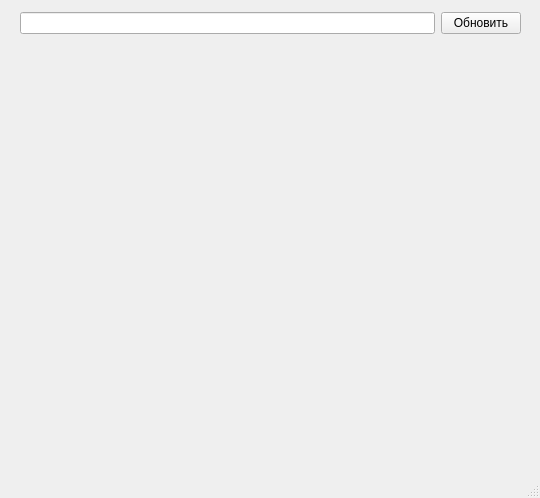
<?xml version="1.0" encoding="UTF-8"?>
<ui version="4.0">
 <class>MainWindow</class>
 <widget class="QMainWindow" name="MainWindow">
  <property name="geometry">
   <rect>
    <x>0</x>
    <y>0</y>
    <width>540</width>
    <height>498</height>
   </rect>
  </property>
  <property name="windowTitle">
   <string>MainWindow</string>
  </property>
  <widget class="QWidget" name="centralwidget">
   <widget class="QWidget" name="verticalLayoutWidget">
    <property name="geometry">
     <rect>
      <x>20</x>
      <y>40</y>
      <width>501</width>
      <height>411</height>
     </rect>
    </property>
    <layout class="QVBoxLayout" name="VL_update"/>
   </widget>
   <widget class="QWidget" name="horizontalLayoutWidget">
    <property name="geometry">
     <rect>
      <x>20</x>
      <y>10</y>
      <width>501</width>
      <height>26</height>
     </rect>
    </property>
    <layout class="QHBoxLayout" name="horizontalLayout">
     <property name="sizeConstraint">
      <enum>QLayout::SetMinimumSize</enum>
     </property>
     <property name="topMargin">
      <number>0</number>
     </property>
     <property name="bottomMargin">
      <number>0</number>
     </property>
     <item>
      <widget class="QLineEdit" name="le_input">
       <property name="sizePolicy">
        <sizepolicy hsizetype="Minimum" vsizetype="Maximum">
         <horstretch>0</horstretch>
         <verstretch>100</verstretch>
        </sizepolicy>
       </property>
       <property name="minimumSize">
        <size>
         <width>0</width>
         <height>0</height>
        </size>
       </property>
       <property name="contextMenuPolicy">
        <enum>Qt::DefaultContextMenu</enum>
       </property>
       <property name="alignment">
        <set>Qt::AlignLeading|Qt::AlignLeft|Qt::AlignTop</set>
       </property>
      </widget>
     </item>
     <item>
      <widget class="QPushButton" name="btn_le_input">
       <property name="sizePolicy">
        <sizepolicy hsizetype="Fixed" vsizetype="Maximum">
         <horstretch>0</horstretch>
         <verstretch>0</verstretch>
        </sizepolicy>
       </property>
       <property name="text">
        <string>Обновить</string>
       </property>
      </widget>
     </item>
    </layout>
   </widget>
  </widget>
  <widget class="QMenuBar" name="menubar">
   <property name="geometry">
    <rect>
     <x>0</x>
     <y>0</y>
     <width>540</width>
     <height>21</height>
    </rect>
   </property>
  </widget>
  <widget class="QStatusBar" name="statusbar"/>
 </widget>
 <resources/>
 <connections/>
</ui>
